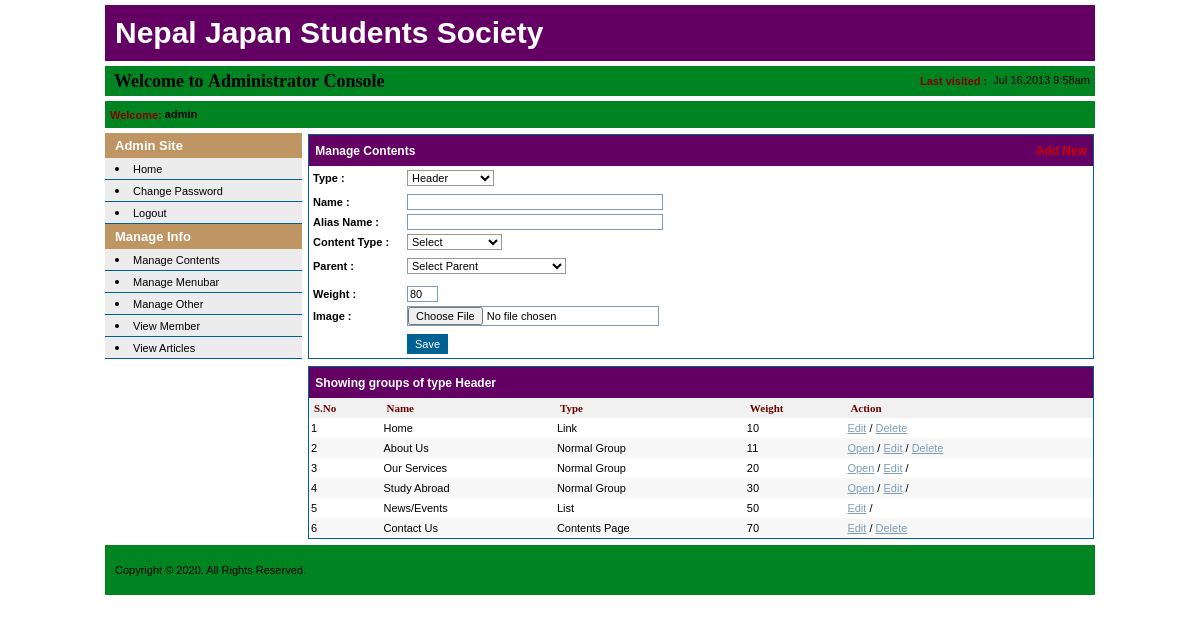
Page /admincontrol/cms.php?groupType=Header (signed in) on the committed database.
### tables this page shows
CREATE TABLE IF NOT EXISTS `groups` (
  `id` int(11) NOT NULL AUTO_INCREMENT,
  `name` varchar(250) NOT NULL DEFAULT '',
  `urlname` varchar(250) NOT NULL,
  `type` varchar(200) NOT NULL DEFAULT '',
  `parentId` int(11) NOT NULL DEFAULT '0',
  `shortcontents` text NOT NULL,
  `contents` longtext NOT NULL,
  `linkType` varchar(255) NOT NULL DEFAULT '',
  `weight` int(11) NOT NULL DEFAULT '50',
  `hide` varchar(3) NOT NULL DEFAULT 'no',
  `onDate` date NOT NULL DEFAULT '0000-00-00',
  `image` varchar(250) NOT NULL DEFAULT '',
  `display` varchar(10) NOT NULL,
  `featured` varchar(3) NOT NULL DEFAULT '',
  `code` varchar(15) NOT NULL,
  `price` varchar(10) NOT NULL DEFAULT '',
  `pageTitle` text NOT NULL,
  `pageKeyword` text NOT NULL,
  `duration` int(10) NOT NULL,
  `altitude` varchar(25) NOT NULL,
  `grade` int(1) NOT NULL,
  `groupsize` varchar(250) NOT NULL DEFAULT '',
  `regionId` int(10) NOT NULL,
  `categoryId` int(10) NOT NULL,
  PRIMARY KEY (`id`),
  UNIQUE KEY `urlname` (`urlname`)
);

### admincontrol/init.php (called while the page is built, shortened)
<?php
require_once("../data/conn.php");
require_once("../data/groups.php");
$conn 					= new Dbconn();
$groups					= new Groups();
require_once("../data/sqlinjection.php");
?>

### data/sqlinjection.php (called while the page is built, shortened)
<?php
function cleanQuery($string)
{
  if (phpversion() >= '4.3.0')
  {
    $string = mysql_real_escape_string($string);
  }
  else
  {
    $string = mysql_escape_string($string);
  }
  return $string;
}
?>

### data/groups.php (the view, shortened to what this page needs)
<?php
class Groups
{
	function getByParentId($parentId)
	{
		global $conn;
		$parentId = cleanQuery($parentId);
		$sql = "SElECT * FROM groups WHERE parentId = '$parentId' ORDER BY weight";
		$result = $conn->exec($sql);
		return $result;
	}
	function getByParentIdAndType($id, $type)
	{
		global $conn;
		$id = cleanQuery($id);
		$type = cleanQuery($type);
		$sql = "SElECT * FROM groups WHERE `type` = '$type' AND parentId = '$id' ORDER BY weight";
		$result = $conn->exec($sql);
		return $result;
	}
	function isDeletable($id)
	{
		global $conn;
		$result = $this->getByParentId($id);
		if ($conn->numRows($result) > 0)
			return false;
		return true;
	}
}
?>

### data/conn.php (called while the page is built, shortened)
<?php
	class Dbconn{
		var $links;
		function Dbconn(){
			$this->host = "localhost";
			$this->uname = "root";
			$this->psw = "";
			$this->dbname = "njssnew";
			$this->links = mysql_connect($this->host,$this->uname,$this->psw) or die("Sorry, couldnot connect to MySQL Server");
		}
		function exec($sqlMain){
			$result = mysql_query($sqlMain,$this->links) or die(mysql_error());
			return $result;
		}
		function numRows($result)
		{
			return mysql_num_rows($result);
		}
		function fetchArray($result)
		{
			return mysql_fetch_array($result);
		}
	}
?>

### data/groups.php (the view, shortened to what this page needs)
<?php
class Groups
{
	function getByParentId($parentId)
	{
		global $conn;
		$parentId = cleanQuery($parentId);
		$sql = "SElECT * FROM groups WHERE parentId = '$parentId' ORDER BY weight";
		$result = $conn->exec($sql);
		return $result;
	}
	function getByParentIdAndType($id, $type)
	{
		global $conn;
		$id = cleanQuery($id);
		$type = cleanQuery($type);
		$sql = "SElECT * FROM groups WHERE `type` = '$type' AND parentId = '$id' ORDER BY weight";
		$result = $conn->exec($sql);
		return $result;
	}
	function isDeletable($id)
	{
		global $conn;
		$result = $this->getByParentId($id);
		if ($conn->numRows($result) > 0)
			return false;
		return true;
	}
}
?>

### admincontrol/grouplisting.php (shortened to what this page needs)
<table width="100%" border="0" cellspacing="0" cellpadding="2">
  <tr>
    <td colspan="5" class="heading2">
			&nbsp;<?php
			if ($parentId == 0)
			{
				echo "Showing groups of type " . $selectedGroupType;
			}
			else
			{
				echo "Sub groups of " . $groups->getNameById($parentId, "en") . " of type " . $selectedGroupType;
			}
			?>    </td>
  </tr>
  <tr bgcolor="#F1F1F1">
    <td class="tahomabold11">S.No</td>
    <td class="tahomabold11">Name</td>
    <td class="tahomabold11">Type</td>
    <td class="tahomabold11">Weight</td>
    <td class="tahomabold11">Action</td>
  </tr>
  <?php
	$counter = 0;
	if ($parentId == 0)
	{
		if(!empty($selectedGroupType))
		$result = $groups->getByParentIdAndType(0, $selectedGroupType);
	}
	else
	{
		$result = $groups->getByParentId($parentId);
	}
	while ($result && $row = $conn->fetchArray($result))
	{
		$counter++;
	?>
  <tr <?php if ($counter % 2 == 0) { echo "bgcolor='#F7F7F7'";} ?>>
    <td valign="top"><?php echo $counter; ?></td>
    <td valign="top"><?php echo $row['name']; ?></td>
    <td valign="top"><?php echo $row['linkType']; ?></td>
    <td valign="top"><?php echo $row['weight']; ?></td>
    <td valign="top"><?php
		if ($withOpen)
		{
			if ($row['linkType'] == "Normal Group")
			{
			?>
      <a href="<?php echo $pagename; ?>?parentId=<?php echo $row['id']; ?>&groupType=<?php echo $row['type']; ?>&open">Open</a> /
      <?php
    	}
		}
		if ($withEdit)
		{
			$link = $pagename ."?id=" . $row['id'];
			$link .= "&parentId=" . $row['parentId'];
			$link .= "&groupType=" . $row['type'];
			?>
      <a href="<?php echo $link; ?>">Edit</a> /
      <?php
		}
		if ($withDelete)
		{
			if ($groups->isDeletable($row['id']) || $row['linkType'] == "Video Gallery" || $row['linkType'] == "Gallery")
			{
			?>
      <a href="#" onclick="delete_confirmation('manage_cms.php?id=<?php echo $row['id']; ?><?php if(isset($_GET['parentId'])){ ?>&parentId=<?php echo $_GET['parentId']; } ?>&groupType=<?php echo $row['type'];?>&delete');">Delete</a>
      <?php
			}
		}
    ?>    </td>
  </tr>
  <?php
	}
	?>
</table>

### css/admin.css (style rules this page uses)
html, body { margin: 0; padding: 0; cursor: default; font-family: Tahoma, Arial, Verdana, Helvetica, sans-serif; font-size:11px; color:#000000; line-height:16px; }
.heading2 { font-size: 12px; font-weight: bold; height:25px; text-align:left; color:#FFFFFF; background-color:#640064; padding:3px; }
a, a:link, a:active, a:visited { color: #7F9DB9; text-decoration: underline; }
.tahomabold11 { font-family: Tahoma; font-size: 11px; font-weight: bold; color:#6C0000; text-align:left; padding-left:5px; }

### rows in the picture
groups: name "Home", linkType "Link", weight "10"
groups: name "About Us", linkType "Normal Group", weight "11"
groups: name "Our Services", linkType "Normal Group", weight "20"
groups: name "Study Abroad", linkType "Normal Group", weight "30"
groups: name "News/Events", linkType "List", weight "50"
groups: name "Contact Us", linkType "Contents Page", weight "70"

### other values in the picture
PAGE_TITLE "Nepal Japan Students Society"
$_SESSION['sessUsername'] "admin"
$selectedGroupType "Header"
form field groupType "Header"
